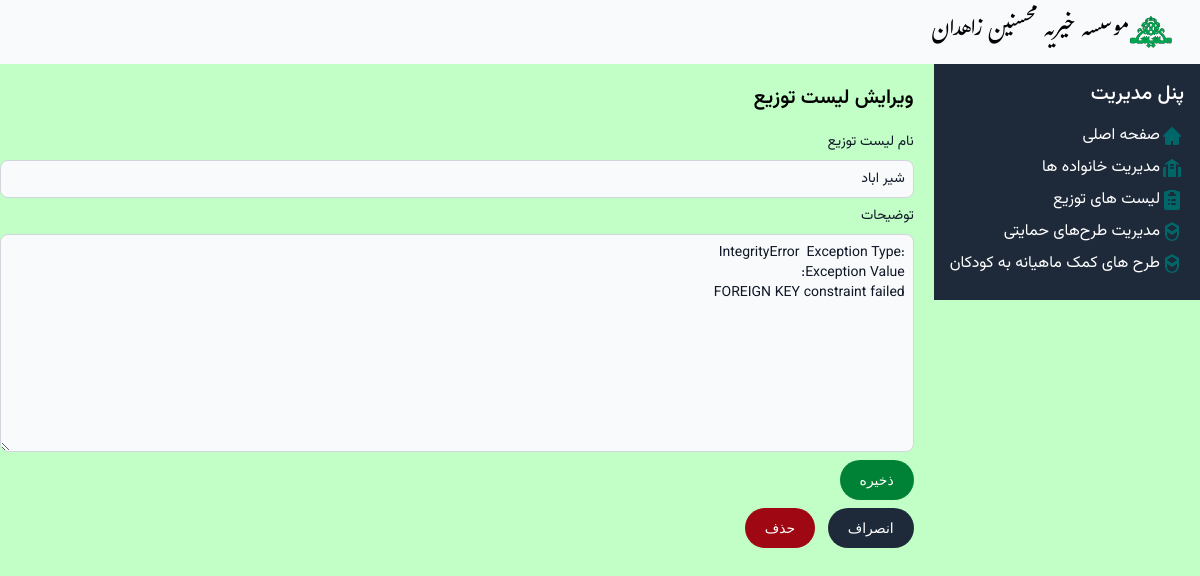
The page /dist/1/update on the database its author committed.
### Mohsenin/models.py (models this page shows, shortened)
class Dist(models.Model):
    name = models.CharField('نام لیست توزیع', max_length=100, unique=True)
    note = models.TextField('توضیحات', default="")

### Mohsenin/Views/distviews.py (the view)
# urls.py: path('dist/<int:pk>/update', distviews.DistUpdateView.as_view(), name='dist_update'),
class DistUpdateView(UpdateView):
    model = Dist
    form_class = DistForm  # Use a ModelForm for Family
    template_name = 'Dist/Dist_form.html'
    success_url = reverse_lazy('dist_list')

### Mohsenin/forms.py
class DistForm(forms.ModelForm):
    class Meta:
        model = Dist
        fields = '__all__'

### Mohsenin/templatetags/form_filters.py (called while the page is built)
@register.filter
def add_class(field, css_class):
    field.field.widget.attrs['class'] = css_class
    return field

### Mohsenin/templates/Dist/Dist_form.html (shortened to what this page needs)
{% extends "base.html" %}
{% load form_filters %}
{% block content %}
<h2 class="vazir-semibold text-xl py-5">{% if dist %}ویرایش لیست توزیع{% else %}افزودن لیست توزیع جدید{% endif %}</h2>
<form method="post">
    <div class="relative z-0 w-full mb-2 group">
        <label for="{{ form.name.id_for_label }}" class="block mb-2 vazir-normal text-sm font-medium text-gray-900" >{{ form.name.label }}</label>
        {{ form.name|add_class:'bg-gray-50 border border-gray-300 text-gray-900 vazir-normal text-sm rounded-lg focus:ring-blue-500 focus:border-blue-500 block w-full p-2'}}
    </div>
    <div class="relative z-0 w-full mb-2 group">
        <label for="{{ form.note.id_for_label }}" class="block mb-2 vazir-normal text-sm font-medium text-gray-900" >{{ form.note.label }}</label>
        {{ form.note|add_class:'bg-gray-50 border border-gray-300 text-gray-900 vazir-normal text-sm rounded-lg focus:ring-blue-500 focus:border-blue-500 block w-full p-2'}}
    </div>
    <button type="submit" class="cursor-pointer text-white bg-green-700 hover:bg-green-800 focus:outline-none focus:ring-4 focus:ring-green-300 font-medium rounded-full text-sm px-5 py-2.5 text-center me-2 mb-2 ">ذخیره</button>
</form>
<a href="{% url 'dist_list' %}"><button type="button" class="cursor-pointer text-white bg-gray-800 hover:bg-gray-900 focus:outline-none focus:ring-4 focus:ring-gray-300 font-medium rounded-full text-sm px-5 py-2.5 me-2 mb-2 ">انصراف</button></a>
<a href="{% url 'dist_delete' dist.pk %}"><button type="button" class="cursor-pointer text-white bg-red-800 hover:bg-red-900 focus:outline-none focus:ring-4 focus:ring-red-300 font-medium rounded-full text-sm px-5 py-2.5 me-2 mb-2 ">حذف</button></a>
{% endblock %}

### static/css/style.css (style rules this page uses)
body { -webkit-print-color-adjust:exact !important; print-color-adjust:exact !important; background: #C2FFC7; }

### rows shown on the page
Dist: name "شیر اباد", note "Exception Type: IntegrityError Exception Value: FOREIGN KEY constraint failed"
